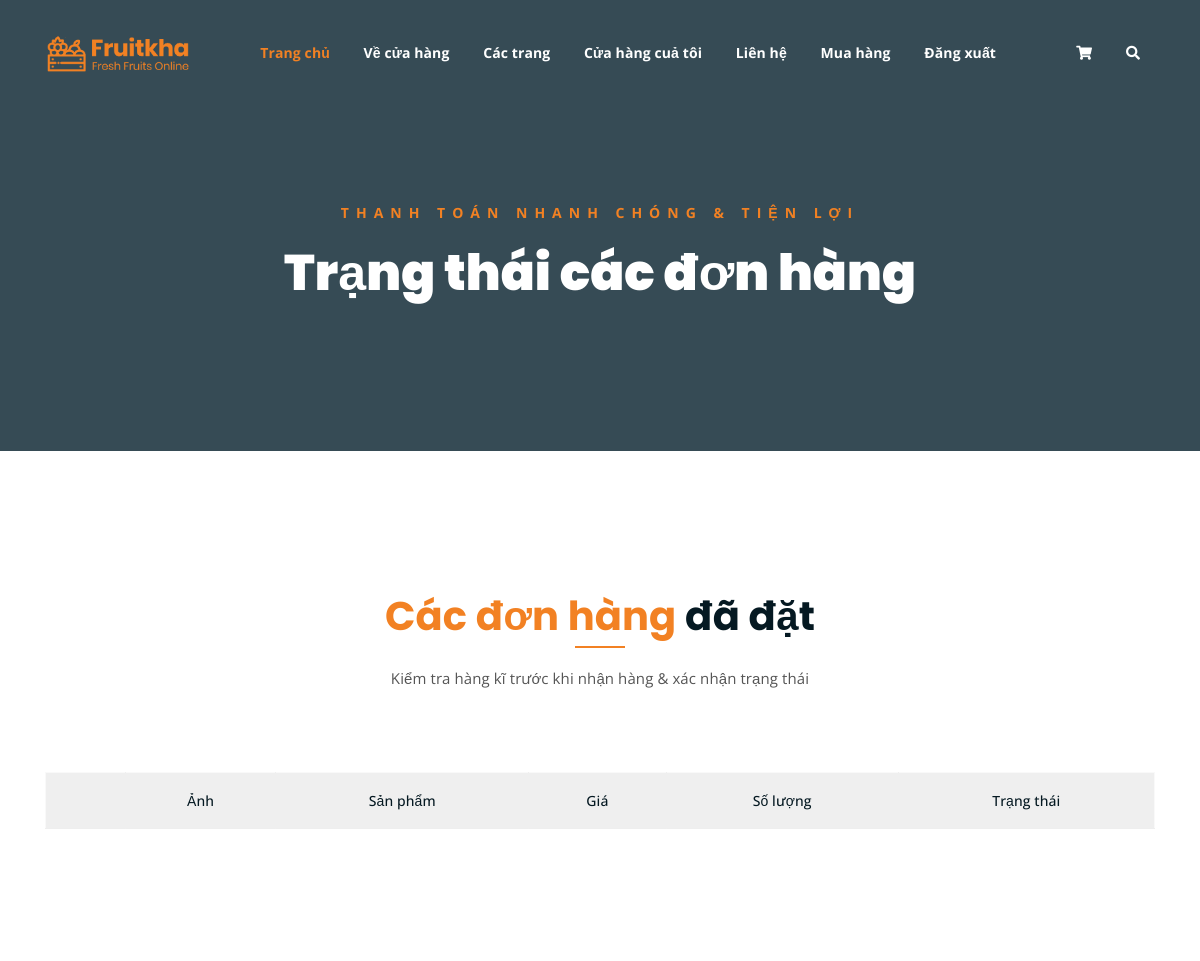
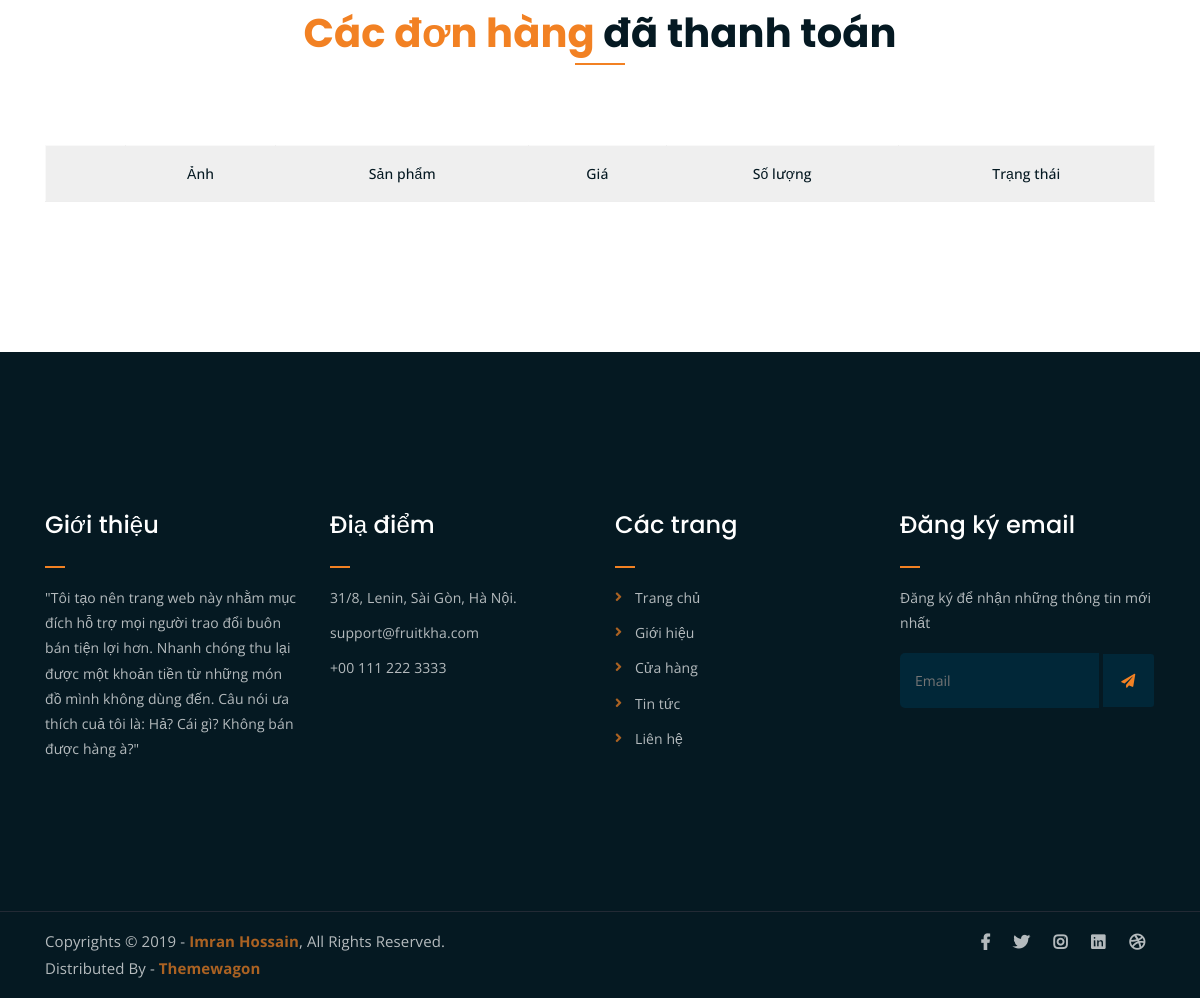
The page /ushipping/ (signed in) on the database as committed earlier (2 pictures, top to bottom).
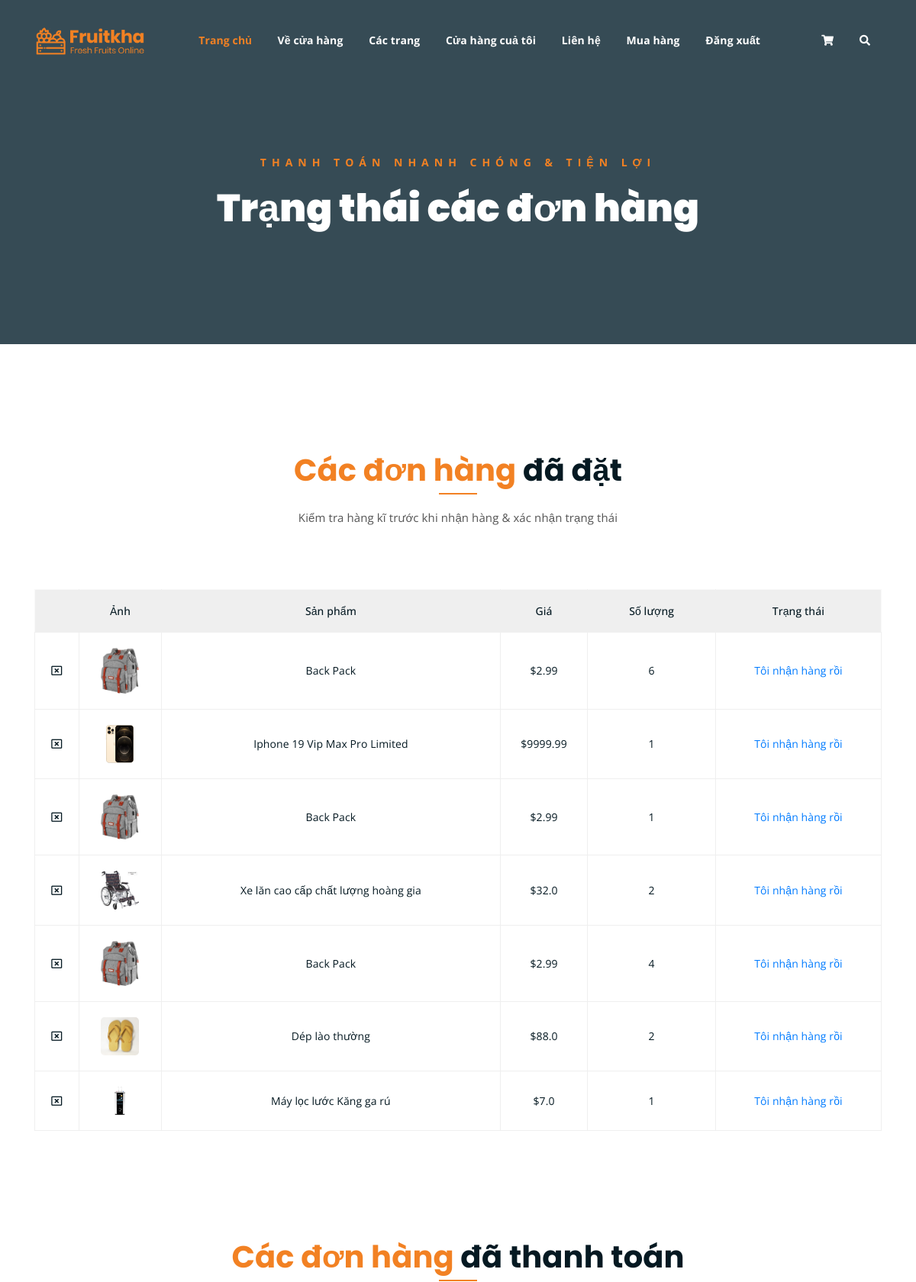
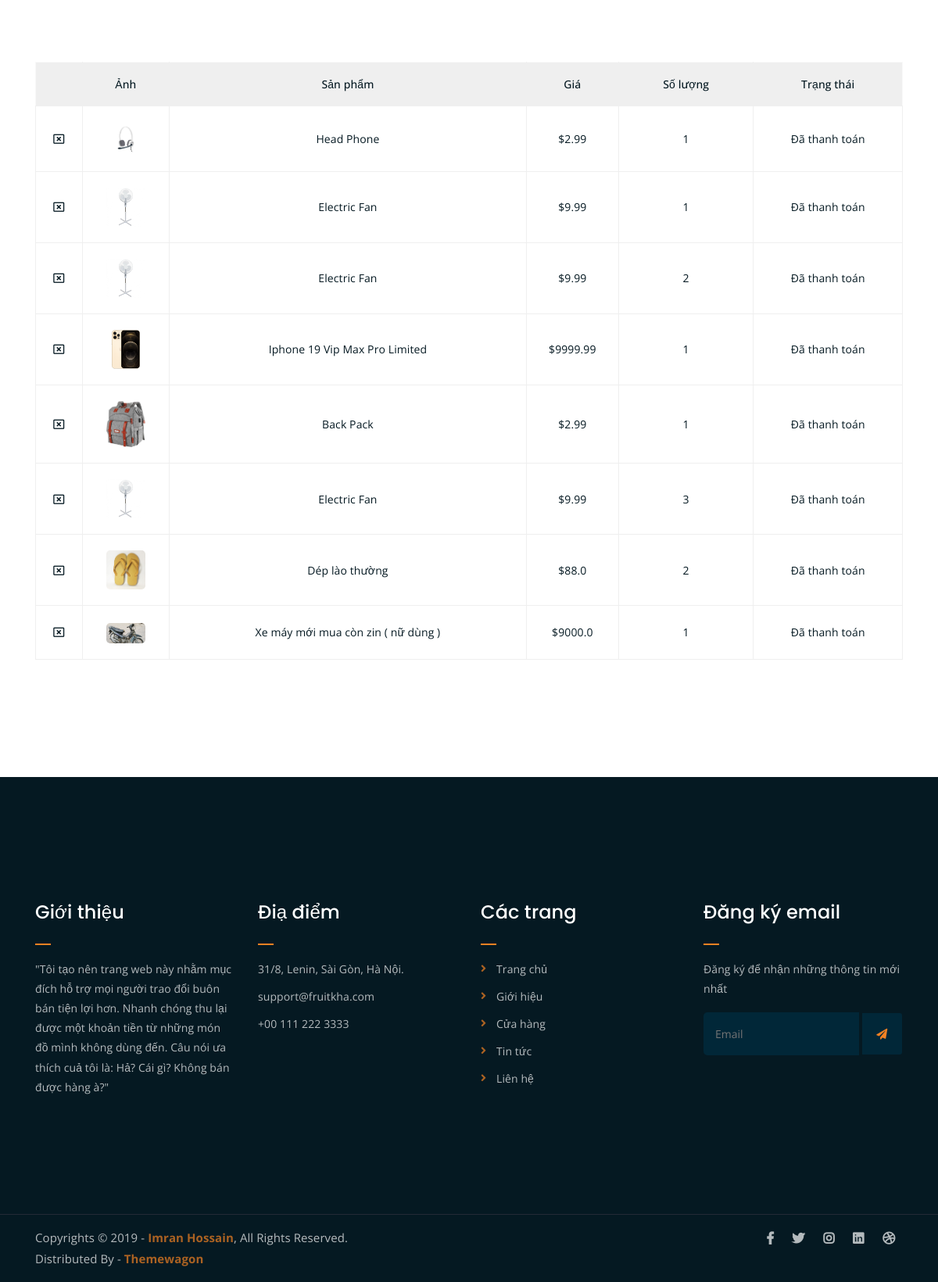
The same page on the database as committed later (2 pictures, top to bottom).
### store/models.py (models this page shows, shortened)
class OrderItem(models.Model):
    product = models.ForeignKey(Product, on_delete=models.CASCADE, null=True, blank=True)
    order = models.ForeignKey(Order, on_delete=models.CASCADE, null=True, blank=True)
    quantity = models.IntegerField(default=1, null=True, blank=True)
    shippingstatus = models.BooleanField(default=False, null=True, blank=False)
    added_date = models.DateTimeField(auto_now_add=True)
    seller = models.ForeignKey(User, on_delete=CASCADE, null=True )

class Product(models.Model):
    name = models.CharField(max_length=255, null=True)
    description = models.TextField(null=True)
    price = models.FloatField(null=True)
    available = models.BooleanField(default=True, null=True, blank=False)
    image = models.ImageField()
    seller = models.ForeignKey(User, on_delete=CASCADE, null=True)
    tag = models.ManyToManyField(Category, related_name="tag_product", blank=True)

### store/views.py (the view)
# urls.py: path("ushipping/", MyShipping.as_view(), name="usershipping")
class MyShipping(LoginRequiredMixin, ListView):
    model = Product
    context_object_name = "products"
    template_name = "store/usershipping.html"
    def get_context_data(self, **kwargs):
        context = super(MyShipping, self).get_context_data(**kwargs)
        customer = Customer.objects.get(customer= self.request.user)
        context['orders'] = Order.objects.filter(customer = customer, completed = True)
        context['orderitems'] = OrderItem.objects.filter(order_id__in =[o for o in context['orders']], shippingstatus = False )
        context['ordereditems'] = OrderItem.objects.filter(order_id__in =[o for o in context['orders']], shippingstatus = None )
        return context

### store/templates/store/usershipping.html (shortened to what this page needs)
{% extends 'store/base.html' %}
{% load static %}
{% block content %}
	<div class="breadcrumb-section breadcrumb-bg">
		<div class="container">
			<div class="row">
				<div class="col-lg-8 offset-lg-2 text-center">
					<div class="breadcrumb-text">
						<p>Thanh toán nhanh chóng & tiện lợi</p>
						<h1>Trạng thái các đơn hàng</h1>
					</div>
				</div>
			</div>
		</div>
	</div>
	<div class="cart-section mt-150 mb-150">
		<div class="container">
            <div class="row">
				<div class="col-lg-8 offset-lg-2 text-center">
					<div class="section-title">
						<h3><span class="orange-text">Các đơn hàng </span> đã đặt</h3>
						<p>Kiểm tra hàng kĩ trước khi nhận hàng & xác nhận trạng thái </p>
					</div>
				</div>
			</div>
			<div class="row">
				<div class="col-lg-12 col-md-12">
					<div class="cart-table-wrap">
						<table class="cart-table">
							<thead class="cart-table-head">
								<tr class="table-head-row">
									<th class="product-remove"></th>
									<th class="product-image">Ảnh</th>
									<th class="product-name">Sản phẩm</th>
									<th class="product-price">Giá</th>
									<th class="product-quantity">Số lượng</th>
									<th class="product-total">Trạng thái</th>
								</tr>
							</thead>
							<tbody>
								{% for n in orderitems %}
								<tr class="table-body-row">
									<td class="product-remove"><a href="#"><i class="far fa-window-close"></i></a></td>
									<td class="product-image"><img src="{{n.product.image.url}}" alt=""></td>
									<td class="product-name">{{n.product.name}}</td>
									<td class="product-price">${{ n.product.price }}</td>
									<td class="product-quantity">{{ n.quantity}}
									</td>
									<td class="product-total"><div style="flex:1"><a href="{% url 'shipped' n.id %}">Tôi nhận hàng rồi</a></div></td>
								</tr>
								{% endfor %}
							</tbody>
						</table>
					</div>
				</div>
			</div>
		</div>
	</div>
    <div class="cart-section mt-150 mb-150">
		<div class="container">
            <div class="row">
				<div class="col-lg-8 offset-lg-2 text-center">
					<div class="section-title">
						<h3><span class="orange-text">Các đơn hàng</span> đã thanh toán</h3>
					</div>
				</div>
			</div>
			<div class="row">
				<div class="col-lg-12 col-md-12">
					<div class="cart-table-wrap">
						<table class="cart-table">
							<thead class="cart-table-head">
								<tr class="table-head-row">
									<th class="product-remove"></th>
									<th class="product-image">Ảnh</th>
									<th class="product-name">Sản phẩm</th>
									<th class="product-price">Giá</th>
									<th class="product-quantity">Số lượng</th>
									<th class="product-total">Trạng thái</th>
								</tr>
							</thead>
							<tbody>
								{% for n in ordereditems %}
								<tr class="table-body-row">
									<td class="product-remove"><a href="#"><i class="far fa-window-close"></i></a></td>
									<td class="product-image"><img src="{{n.product.image.url}}" alt=""></td>
									<td class="product-name">{{n.product.name}}</td>
									<td class="product-price">${{ n.product.price }}</td>
									<td class="product-quantity">{{ n.quantity}}
									</td>
									<td class="product-total"><p>Đã thanh toán </p></td>
								</tr>
								{% endfor %}
							</tbody>
						</table>
					</div>
				</div>
			</div>
		</div>
	</div>
{% endblock %}

### store/templates/store/base.html (shortened to what this page needs)
{% load static %}
<!DOCTYPE html>
<html lang="en">
<head>
	<link rel="stylesheet" href="{% static 'assets/css/all.min.css' %}">
	<link rel="stylesheet" href="{% static 'assets/bootstrap/css/bootstrap.min.css' %}">
	<link rel="stylesheet" href="{% static 'assets/css/owl.carousel.css' %}">
	<link rel="stylesheet" href="{% static 'assets/css/magnific-popup.css' %}">
	<link rel="stylesheet" href="{% static 'assets/css/animate.css' %}">
	<link rel="stylesheet" href="{% static 'assets/css/meanmenu.min.css' %}">
	<link rel="stylesheet" href="{% static 'assets/css/main.css' %}">
	<link rel="stylesheet" href="{% static 'assets/css/responsive.css' %}">
</head>
<body>
	<div class="top-header-area" id="sticker">
		<div class="container">
			<div class="row">
				<div class="col-lg-12 col-sm-12 text-center">
					<div class="main-menu-wrap">
						<div class="site-logo">
							<a href="{% url 'home2' %}">
								<img src="{% static 'assets/img/logo.png' %}" alt="">
							</a>
						</div>
						<nav class="main-menu">
							<ul>
								<li class="current-list-item"><a href="{% url 'home2' %}">Trang chủ</a>
								</li>
								<li><a href="{% url 'home2' %}">Về cửa hàng</a></li>
								<li><a href="#">Các trang</a>
								</li>
								<li><a href="{% url 'info' %}">Cửa hàng cuả tôi</a>
								</li>
								<li><a href="{% url 'home2' %}">Liên hệ</a></li>
								<li><a href="{% url 'home2' %}">Mua hàng</a>
								</li>
								{% if user.is_authenticated %}
								<li>
									<a href="{% url 'logout' %}">Đăng xuất</a>
								</li>
								{% endif %}
								<li>
									<div class="header-icons">
										<a class="shopping-cart" href="{% url 'cart' %}"><i class="fas fa-shopping-cart"></i></a>
										<a class="mobile-hide search-bar-icon" href="#"><i class="fas fa-search"></i></a>
									</div>
								</li>
							</ul>
						</nav>
					</div>
				</div>
			</div>
		</div>
	</div>
	{% block content %}
    {% endblock %}
	<div class="footer-area">
		<div class="container">
			<div class="row">
				<div class="col-lg-3 col-md-6">
					<div class="footer-box about-widget">
						<h2 class="widget-title">Giới thiệu</h2>
						<p>"Tôi tạo nên trang web này nhằm mục đích hỗ trợ mọi người trao đổi buôn bán tiện lợi hơn. Nhanh chóng thu lại được một khoản tiền từ những món đồ mình không dùng đến. Câu nói ưa thích cuả tôi là: Hả? Cái gì? Không bán được hàng à?"</p>
					</div>
				</div>
				<div class="col-lg-3 col-md-6">
					<div class="footer-box get-in-touch">
						<h2 class="widget-title">Điạ điểm</h2>
						<ul>
							<li>31/8, Lenin, Sài Gòn, Hà Nội.</li>
							<li>support@fruitkha.com</li>
							<li>+00 111 222 3333</li>
						</ul>
					</div>
				</div>
				<div class="col-lg-3 col-md-6">
					<div class="footer-box pages">
						<h2 class="widget-title">Các trang</h2>
						<ul>
							<li><a href="{% url 'store' %}">Trang chủ</a></li>
							<li><a href="about.html">Giới hiệu</a></li>
							<li><a href="{% url 'home2' %}">Cửa hàng</a></li>
							<li><a href="news.html">Tin tức</a></li>
							<li><a href="contact.html">Liên hệ</a></li>
						</ul>
					</div>
				</div>
				<div class="col-lg-3 col-md-6">
					<div class="footer-box subscribe">
						<h2 class="widget-title">Đăng ký email</h2>
						<p>Đăng ký để nhận những thông tin mới nhất</p>
						<form action="index.html">
							<input type="email" placeholder="Email">
							<button type="submit"><i class="fas fa-paper-plane"></i></button>
						</form>
					</div>
				</div>
			</div>
		</div>
	</div>
	<div class="copyright">
		<div class="container">
			<div class="row">
				<div class="col-lg-6 col-md-12">
					<p>Copyrights &copy; 2019 - <a href="https://imransdesign.com/">Imran Hossain</a>,  All Rights Reserved.<br>
						Distributed By - <a href="https://themewagon.com/">Themewagon</a>
					</p>
				</div>
				<div class="col-lg-6 text-right col-md-12">
					<div class="social-icons">
						<ul>
							<li><a href="#" target="_blank"><i class="fab fa-facebook-f"></i></a></li>
							<li><a href="#" target="_blank"><i class="fab fa-twitter"></i></a></li>
							<li><a href="#" target="_blank"><i class="fab fa-instagram"></i></a></li>
							<li><a href="#" target="_blank"><i class="fab fa-linkedin"></i></a></li>
							<li><a href="#" target="_blank"><i class="fab fa-dribbble"></i></a></li>
						</ul>
					</div>
				</div>
			</div>
		</div>
	</div>
</body>
</html>

Rows that differ between the two databases and show on the page:
added OrderItem: product.image (picture), product.name "Back Pack", product.price "2.99", quantity "6", shown under "Các đơn hàng đã đặt"
added OrderItem: product.image (picture), product.name "Iphone 19 Vip Max Pro Limited", product.price "9999.99", quantity "1", shown under "Các đơn hàng đã đặt"
added OrderItem: product.image (picture), product.name "Back Pack", product.price "2.99", quantity "1", shown under "Các đơn hàng đã đặt"
added OrderItem: product.image (picture), product.name "Xe lăn cao cấp chất lượng hoàng gia", product.price "32.0", quantity "2", shown under "Các đơn hàng đã đặt"
added OrderItem: product.image (picture), product.name "Back Pack", product.price "2.99", quantity "4", shown under "Các đơn hàng đã đặt"
added OrderItem: product.image (picture), product.name "Dép lào thường", product.price "88.0", quantity "2", shown under "Các đơn hàng đã đặt"
added OrderItem: product.image (picture), product.name "Máy lọc lước Kăng ga rú", product.price "7.0", quantity "1", shown under "Các đơn hàng đã đặt"
added OrderItem: product.image (picture), product.name "Head Phone", product.price "2.99", quantity "1", shown under "Các đơn hàngđã thanh toán"
added OrderItem: product.image (picture), product.name "Electric Fan", product.price "9.99", quantity "1", shown under "Các đơn hàngđã thanh toán"
added OrderItem: product.image (picture), product.name "Electric Fan", product.price "9.99", quantity "2", shown under "Các đơn hàngđã thanh toán"
added OrderItem: product.image (picture), product.name "Iphone 19 Vip Max Pro Limited", product.price "9999.99", quantity "1", shown under "Các đơn hàngđã thanh toán"
added OrderItem: product.image (picture), product.name "Back Pack", product.price "2.99", quantity "1", shown under "Các đơn hàngđã thanh toán"
added OrderItem: product.image (picture), product.name "Electric Fan", product.price "9.99", quantity "3", shown under "Các đơn hàngđã thanh toán"
added OrderItem: product.image (picture), product.name "Dép lào thường", product.price "88.0", quantity "2", shown under "Các đơn hàngđã thanh toán"
added OrderItem: product.image (picture), product.name "Xe máy mới mua còn zin ( nữ dùng )", product.price "9000.0", quantity "1", shown under "Các đơn hàngđã thanh toán"
